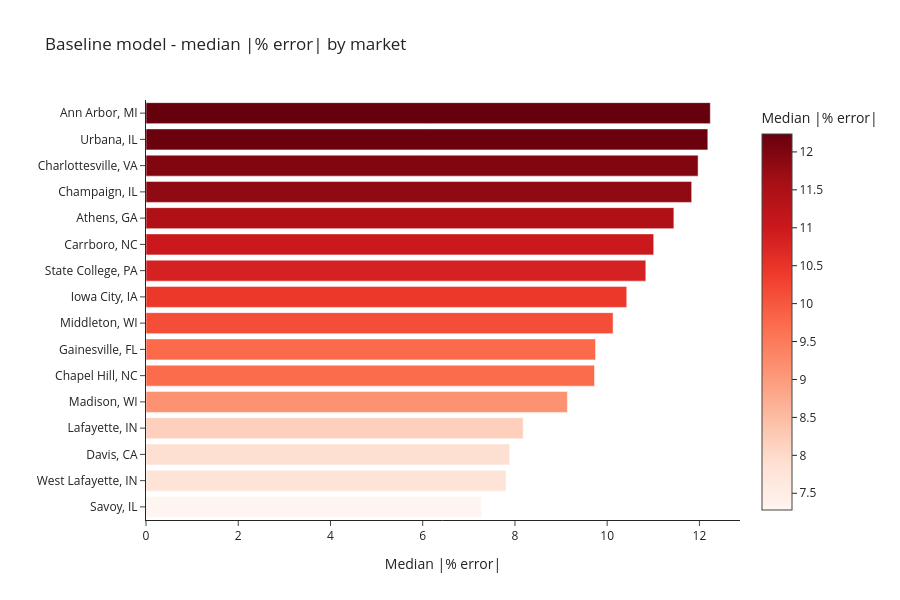

Here is the notebook cell this chart was saved with:
### Code cell
fig = px.bar(
    by_market.sort_values("median_pct_error"),
    x="median_pct_error",
    y="market",
    orientation="h",
    title="Baseline model - median |% error| by market",
    labels={"median_pct_error": "Median |% error|", "market": ""},
    color="median_pct_error",
    color_continuous_scale="Reds",
    height=600,
)
fig.show()

### Figure 1 — Plotly figure (JSON) as saved in the notebook; plotly's stock layout.template omitted (floating-point values rounded to 4 significant figures)
{"data": [{"hovertemplate": "Median |% error|=%{marker.color}<br>=%{y}<extra></extra>", "legendgroup": "", "marker": {"color": [7.279, 7.806, 7.886, 8.178, 9.137, 9.726, 9.748, 10.13, 10.42, 10.84, 11.01, 11.45, 11.83, 11.97, 12.18, 12.24], "coloraxis": "coloraxis", "pattern": {"shape": ""}}, "name": "", "orientation": "h", "showlegend": false, "textposition": "auto", "type": "bar", "x": [7.279, 7.806, 7.886, 8.178, 9.137, 9.726, 9.748, 10.13, 10.42, 10.84, 11.01, 11.45, 11.83, 11.97, 12.18, 12.24], "xaxis": "x", "y": ["Savoy, IL", "West Lafayette, IN", "Davis, CA", "Lafayette, IN", "Madison, WI", "Chapel Hill, NC", "Gainesville, FL", "Middleton, WI", "Iowa City, IA", "State College, PA", "Carrboro, NC", "Athens, GA", "Champaign, IL", "Charlottesville, VA", "Urbana, IL", "Ann Arbor, MI"], "yaxis": "y"}], "layout": {"barmode": "relative", "coloraxis": {"autocolorscale": false, "colorbar": {"title": {"text": "Median |% error|"}}, "colorscale": [[0.0, "rgb(255,245,240)"], [0.125, "rgb(254,224,210)"], [0.25, "rgb(252,187,161)"], [0.375, "rgb(252,146,114)"], [0.5, "rgb(251,106,74)"], [0.625, "rgb(239,59,44)"], [0.75, "rgb(203,24,29)"], [0.875, "rgb(165,15,21)"], [1.0, "rgb(103,0,13)"]]}, "height": 600, "legend": {"tracegroupgap": 0}, "title": {"text": "Baseline model - median |% error| by market"}, "xaxis": {"anchor": "y", "domain": [0.0, 1.0], "title": {"text": "Median |% error|"}}, "yaxis": {"anchor": "x", "domain": [0.0, 1.0], "title": {"text": ""}}}}
